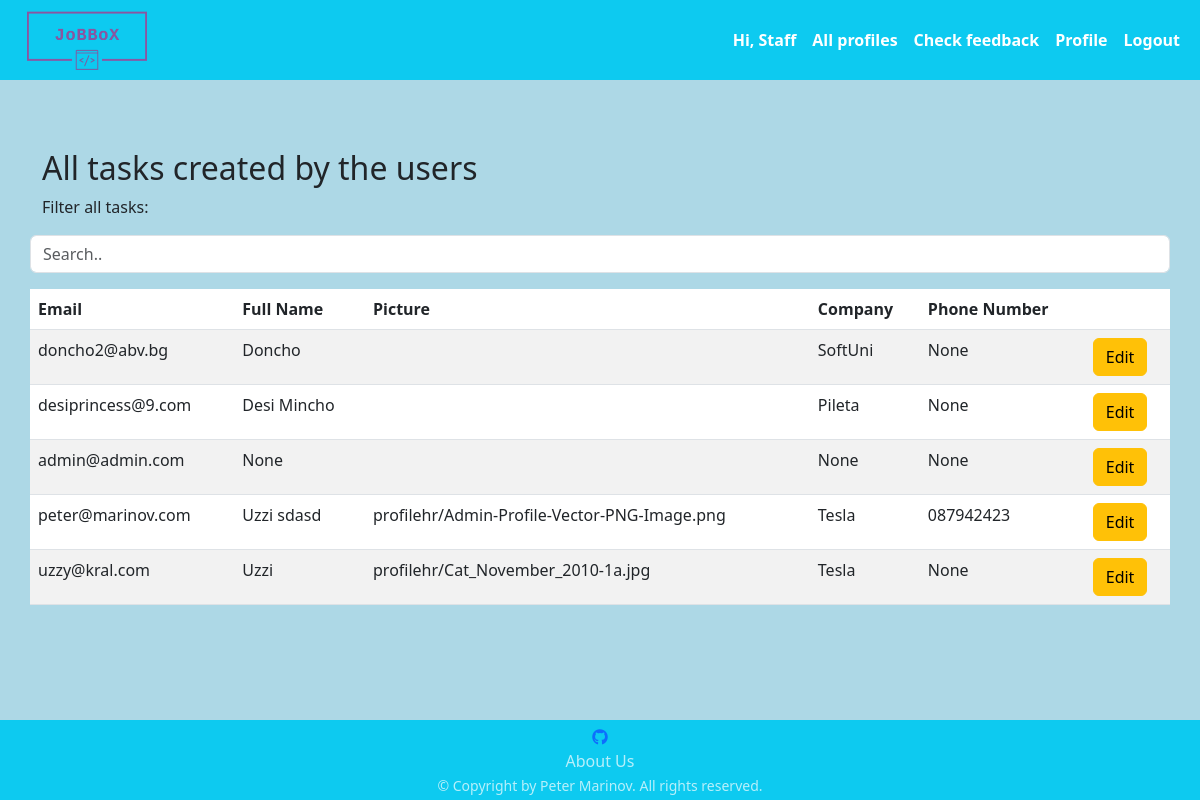
The app's page /user/all/ (signed in) with its own data.
### jobbox/app_auth/models.py (models this page shows)
class AppUser(auth_models.AbstractBaseUser, auth_models.PermissionsMixin):
    USERNAME_FIELD = 'email'
    objects = AppUserManager()
    email = models.EmailField(
        null=False,
        blank=False,
        unique=True,
    )
    is_staff = models.BooleanField(
        default=False,
    )

### jobbox/common/models.py (models this page shows)
class ProfileHR(models.Model):
    FIRST_NAME_MAX_LEN = 30
    LAST_NAME_MAX_LEN = 30
    COMPANY_NAME_MAX_LEN = 15
    TELEPHONE_NUMBER_MAX_LEN = 13
    TELEPHONE_NUMBER_MIN_LEN = 4
    PROFILE_PICTURE_MAX_SIZE_IN_MB = 1
    first_name = models.CharField(
        max_length=FIRST_NAME_MAX_LEN,
        null=True,
        blank=False,
        validators=[
            check_if_only_letters,
        ]
    )
    last_name = models.CharField(
        max_length=LAST_NAME_MAX_LEN,
        null=True,
        blank=True,
        validators=[
            check_if_only_letters,
        ]
    )
    company_name = models.CharField(
        max_length=COMPANY_NAME_MAX_LEN,
        null=True,
        blank=True,
    )
    profile_picture = models.ImageField(
        upload_to='profilehr',
        null=True,
        blank=True,
        validators=[
            FileSizeValidatorInMB(PROFILE_PICTURE_MAX_SIZE_IN_MB)
        ]
    )
    telephone_number = models.CharField(
        max_length=TELEPHONE_NUMBER_MAX_LEN,
        null=True,
        blank=True,
        validators=[
            validators.MinLengthValidator(TELEPHONE_NUMBER_MIN_LEN),
            check_if_number_starts_with_zero_or_plus,
        ]
    )
    user = models.OneToOneField(
        UserModel,
        on_delete=models.CASCADE,
        primary_key=True,
    )
    def full_name(self):
        if self.last_name:
            return f'{self.first_name} {self.last_name}'
        return f'{self.first_name}'
    class Meta:
        verbose_name_plural = 'Profile HRs'

### jobbox/app_auth/views.py (the view)
# urls.py: path('all/', AllProfiles.as_view(), name='all_profiles'),
class AllProfiles(auth_mixins.LoginRequiredMixin, AdminOrStaffMixin, views.ListView):
    template_name = 'app_auth/all_profiles.html'
    model = ProfileHR
    form_class = EditUserHRForm
    success_url = reverse_lazy('all_profiles')
    def get_context_data(self, **kwargs):
        context = super().get_context_data(**kwargs)
        context['accounts'] = UserModel.objects.all()
        return context

### jobbox/app_auth/templatetags/custom_filters.py (called while the page is built)
@register.filter(name='get_by_id')
def get_by_id(queryset, id):
    try:
        return queryset.get(id=id)
    except queryset.model.DoesNotExist:
        return None

### jobbox/app_auth/views.py (called while the page is built)
    def dispatch(self, request, *args, **kwargs):
        if not (request.user.is_superuser or request.user.is_staff):
            raise PermissionDenied()
        return super().dispatch(request, *args, **kwargs)

### middawares/middawares.py (called while the page is built)
def set_profile_middleware(get_response):
    def middleware(request, *args, **kwargs):
        if request.user.is_authenticated:
            request.current_user = request.user
        else:
            request.current_user = None
        return get_response(request, *args, **kwargs)
    return middleware

### templates/app_auth/all_profiles.html (shortened to what this page needs)
{% extends 'base.html' %}
{% load custom_filters %}
{% block content %}
    {% if object_list %}
        <h2>All tasks created by the users</h2>
        <p>Filter all tasks:</p>
        <input class="form-control container-fluid mb-3" id="allProfilesInput" type="text" placeholder="Search..">
        <br>
        <table class="table table-hover table-striped">
            <thead>
            <tr>
                <th scope="col">Email</th>
                <th scope="col">Full Name</th>
                <th scope="col">Picture</th>
                <th scope="col">Company</th>
                <th scope="col">Phone Number</th>
                <th scope="col"></th>
            </tr>
            </thead>
            <tbody id="allProfilesTable">
            {% for profile in object_list %}
                <tr>
                    {% with matching_object=accounts|get_by_id:profile.user_id %}
                        {% if matching_object %}
                            <td>{{ matching_object.email }}</td>
                        {% endif %}
                    {% endwith %}
                    <td>{{ profile.full_name }}</td>
                    <td>{{ profile.profile_picture }}</td>
                    <td>{{ profile.company_name }}</td>
                    <td>{{ profile.telephone_number }}</td>
                    <td>
                        <a class="btn btn-warning" href="{% url 'edit_profile_administrator' pk=profile.pk %}">Edit</a>
                    </td>
                </tr>
            {% endfor %}
            </tbody>
        </table>
    {% else %}
        <h3>You don't have any tasks created.</h3>
    {% endif %}
{% endblock %}

### static_files/style/styles.css (style rules this page uses)
html, body { height: 100%; }

### records on screen
ProfileHR: full_name "Doncho", company_name "SoftUni", telephone_number "None"
AppUser: email "doncho2@abv.bg"
ProfileHR: full_name "Desi Mincho", company_name "Pileta", telephone_number "None"
AppUser: email "desiprincess@9.com"
ProfileHR: full_name "None", company_name "None", telephone_number "None"
AppUser: email "admin@admin.com"
ProfileHR: full_name "Uzzi sdasd", profile_picture "profilehr/Admin-Profile-Vector-PNG-Image.png", company_name "Tesla", telephone_number "087942423"
AppUser: email "peter@marinov.com"
ProfileHR: full_name "Uzzi", profile_picture "profilehr/Cat_November_2010-1a.jpg", company_name "Tesla", telephone_number "None"
AppUser: email "uzzy@kral.com"
